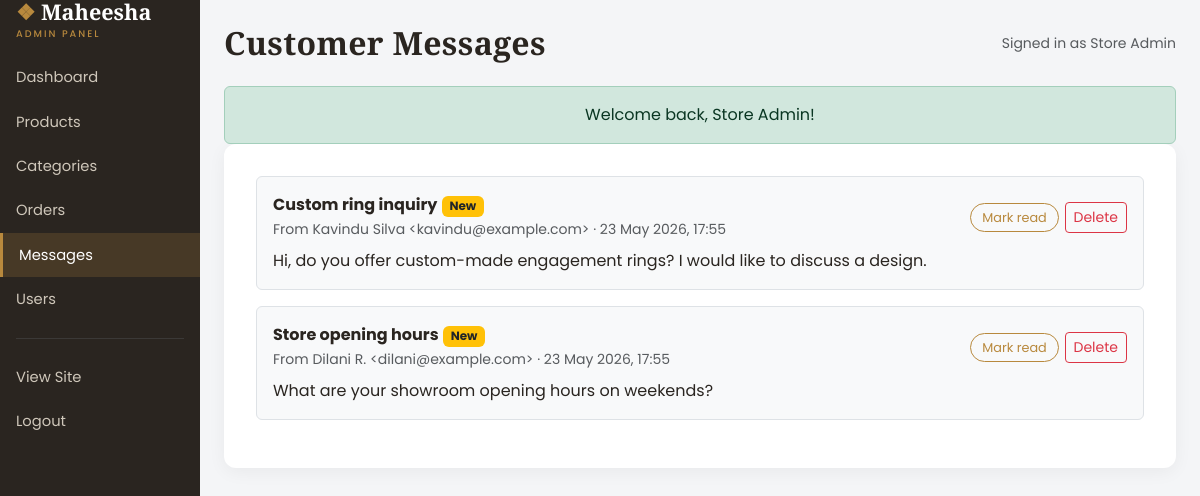
Page /admin/messages.php (signed in) on the committed database.
### tables this page shows
CREATE TABLE messages (
    id         INT AUTO_INCREMENT PRIMARY KEY,
    name       VARCHAR(120) NOT NULL,
    email      VARCHAR(150) NOT NULL,
    subject    VARCHAR(200) NOT NULL,
    message    TEXT         NOT NULL,
    is_read    TINYINT(1)   NOT NULL DEFAULT 0,
    created_at TIMESTAMP DEFAULT CURRENT_TIMESTAMP
);

### admin/messages.php (the view, shortened to what this page needs)
<?php
require_once __DIR__ . '/../includes/functions.php';
$messages = $pdo->query('SELECT * FROM messages ORDER BY created_at DESC')->fetchAll();
require __DIR__ . '/includes/admin_header.php';
?>
<div class="panel">
    <?php if (empty($messages)): ?>
        <p class="text-muted mb-0">No messages received yet.</p>
    <?php else: ?>
        <?php foreach ($messages as $m): ?>
            <div class="border rounded p-3 mb-3 <?= $m['is_read'] ? '' : 'bg-light' ?>">
                <div class="d-flex justify-content-between flex-wrap">
                    <div>
                        <strong><?= e($m['subject']) ?></strong>
                        <?php if (!$m['is_read']): ?>
                            <span class="badge bg-warning text-dark">New</span>
                        <?php endif; ?>
                        <br>
                        <small class="text-muted">
                            From <?= e($m['name']) ?> &lt;<?= e($m['email']) ?>&gt; ·
                            <?= e(date('d M Y, H:i', strtotime($m['created_at']))) ?>
                        </small>
                    </div>
                    <div class="action-buttons">
                        <?php if (!$m['is_read']): ?>
                            <a href="messages.php?action=read&id=<?= (int) $m['id'] ?>"
                               class="btn btn-sm btn-outline-gold">Mark read</a>
                        <?php endif; ?>
                        <a href="messages.php?action=delete&id=<?= (int) $m['id'] ?>"
                           class="btn btn-sm btn-outline-danger"
                           data-confirm="Delete this message?">Delete</a>
                    </div>
                </div>
                <p class="mb-0 mt-2"><?= nl2br(e($m['message'])) ?></p>
            </div>
        <?php endforeach; ?>
    <?php endif; ?>
</div>
<?php require __DIR__ . '/includes/admin_footer.php'; ?>

### assets/css/style.css (style rules this page uses)
:root { --gold: #b8893d; --gold-dark: #8c6529; --ink: #2a2520; --cream: #faf6ef; --soft: #f1e8d8; }
* { box-sizing: border-box; }
body { font-family: 'Poppins', sans-serif; color: var(--ink); background: var(--cream); }
a { text-decoration: none; }
.btn-gold, .btn-outline-gold { border-radius: 30px; padding: .55rem 1.6rem; transition: .2s; white-space: nowrap; }
.btn-outline-gold { border: 1px solid var(--gold); color: var(--gold); background: transparent; }
.btn-sm.btn-gold, .btn-sm.btn-outline-gold { padding: .25rem .7rem; font-size: .8rem; }
.action-buttons { display: flex; flex-wrap: wrap; gap: .35rem; align-items: center; }
.panel { background: #fff; border-radius: 12px; padding: 2rem; box-shadow: 0 4px 18px rgba(0, 0, 0, .05); }
.admin-body { background: #f4f5f7; }

### rows in the picture
messages: subject "Custom ring inquiry", is_read "New", name "Kavindu Silva", email "kavindu@example.com", created_at "23 May 2026, 17:55", message "Hi, do you offer custom-made engagement rings? I would like to discuss a design."
messages: subject "Store opening hours", is_read "New", name "Dilani R.", email "dilani@example.com", created_at "23 May 2026, 17:55", message "What are your showroom opening hours on weekends?"

### other values in the picture
$pageTitle "Customer Messages"
current_user()['name'] "Store Admin"
$flash['message'] "Welcome back, Store Admin!"
